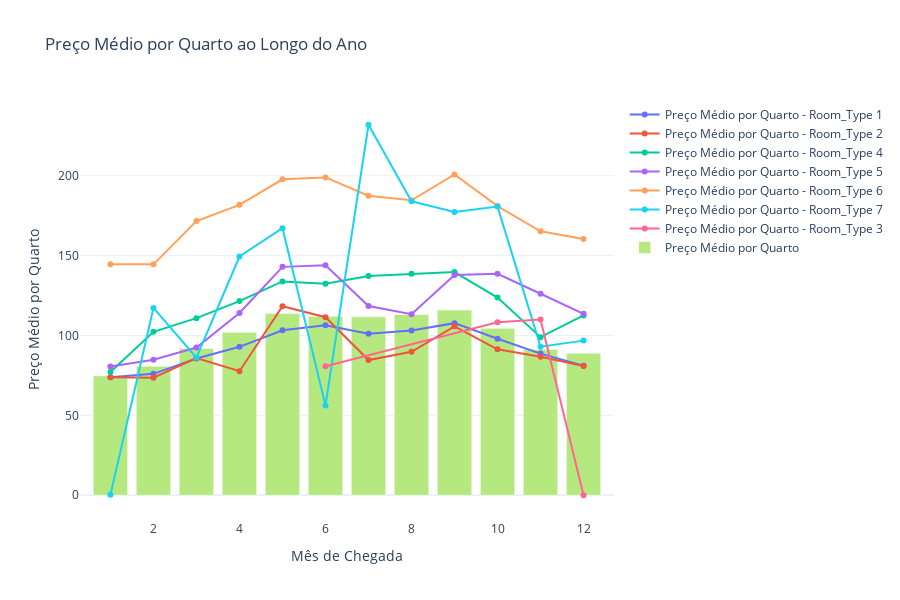

Notebook source saved alongside this figure:
### Code cell
'''
Preço de quarto por mês
'''
chartDataframe = df.groupby(by=['arrival_month', 'room_type_reserved']).agg({'avg_price_per_room': 'mean'})
chartDataframe.reset_index(inplace=True, drop=False)
chartDataframeAll = df.groupby(by=['arrival_month']).agg({'avg_price_per_room': 'mean'})
chartDataframeAll.reset_index(inplace=True, drop=False)
fig = go.Figure()

for roomType in chartDataframe['room_type_reserved'].unique():
    fig.add_trace(
        go.Scatter(
            x=chartDataframe[chartDataframe['room_type_reserved'] == roomType]['arrival_month'], 
            y=chartDataframe[chartDataframe['room_type_reserved'] == roomType]['avg_price_per_room'], 
            mode='lines+markers',
            name=f'Preço Médio por Quarto - {roomType}'))

fig.add_trace(
    go.Bar(
        x=chartDataframeAll['arrival_month'], 
        y=chartDataframeAll['avg_price_per_room'], 
        # mode='lines+markers',
        name=f'Preço Médio por Quarto'))



# Configurações do layout
fig.update_layout(title='Preço Médio por Quarto ao Longo do Ano',
                  xaxis_title='Mês de Chegada',
                  yaxis_title='Preço Médio por Quarto',
                  template='plotly_white',
                  width = 900, 
                  height = 600)

# Exibindo o gráfico
fig.show()

### Figure 1 — Plotly figure (JSON) as saved in the notebook; plotly's stock layout.template omitted (floating-point values rounded to 4 significant figures)
{"data": [{"mode": "lines+markers", "name": "Preço Médio por Quarto - Room_Type 1", "type": "scatter", "x": [1, 2, 3, 4, 5, 6, 7, 8, 9, 10, 11, 12], "y": [73.85, 76.0, 85.6, 92.9, 103.2, 106.4, 101.1, 103.1, 107.7, 97.92, 88.65, 81.1]}, {"mode": "lines+markers", "name": "Preço Médio por Quarto - Room_Type 2", "type": "scatter", "x": [1, 2, 3, 4, 5, 6, 7, 8, 9, 10, 11, 12], "y": [73.78, 73.58, 85.8, 77.64, 118.3, 111.4, 84.6, 89.79, 105.7, 91.32, 86.71, 80.93]}, {"mode": "lines+markers", "name": "Preço Médio por Quarto - Room_Type 4", "type": "scatter", "x": [1, 2, 3, 4, 5, 6, 7, 8, 9, 10, 11, 12], "y": [77.15, 102.3, 110.8, 121.5, 133.8, 132.4, 137.1, 138.7, 139.7, 123.7, 98.96, 112.6]}, {"mode": "lines+markers", "name": "Preço Médio por Quarto - Room_Type 5", "type": "scatter", "x": [1, 2, 3, 4, 5, 6, 7, 8, 9, 10, 11, 12], "y": [80.58, 84.85, 92.45, 114.0, 142.9, 143.9, 118.4, 113.3, 137.9, 138.6, 126.1, 113.5]}, {"mode": "lines+markers", "name": "Preço Médio por Quarto - Room_Type 6", "type": "scatter", "x": [1, 2, 3, 4, 5, 6, 7, 8, 9, 10, 11, 12], "y": [144.5, 144.5, 171.6, 181.8, 197.7, 198.9, 187.5, 184.6, 200.8, 181.0, 165.2, 160.4]}, {"mode": "lines+markers", "name": "Preço Médio por Quarto - Room_Type 7", "type": "scatter", "x": [1, 2, 3, 4, 5, 6, 7, 8, 9, 10, 11, 12], "y": [0.3333, 117.3, 86.08, 149.4, 167.2, 56.24, 231.9, 184.0, 177.3, 180.7, 93, 96.78]}, {"mode": "lines+markers", "name": "Preço Médio por Quarto - Room_Type 3", "type": "scatter", "x": [6, 10, 11, 12], "y": [80.75, 108.3, 110, 0]}, {"name": "Preço Médio por Quarto", "type": "bar", "x": [1, 2, 3, 4, 5, 6, 7, 8, 9, 10, 11, 12], "y": [74.75, 80.73, 91.88, 102.0, 113.8, 112.0, 111.6, 113.2, 115.9, 104.5, 91.29, 88.95]}], "layout": {"height": 600, "title": {"text": "Preço Médio por Quarto ao Longo do Ano"}, "width": 900, "xaxis": {"title": {"text": "Mês de Chegada"}}, "yaxis": {"title": {"text": "Preço Médio por Quarto"}}}}
